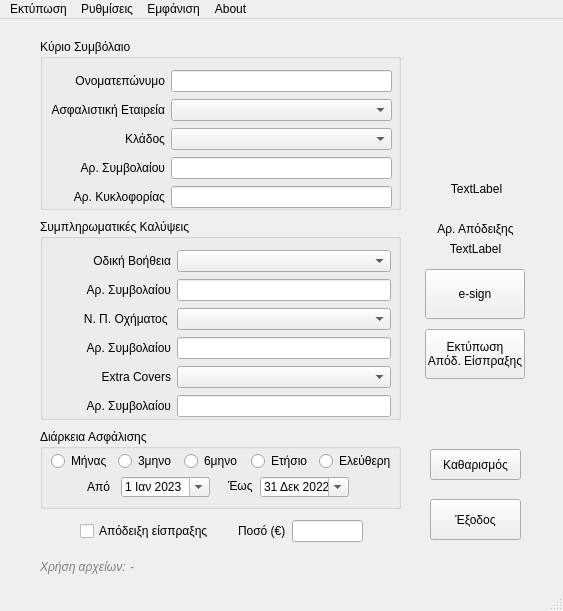
<?xml version="1.0" encoding="UTF-8"?>
<ui version="4.0">
 <class>MainWindow</class>
 <widget class="QMainWindow" name="MainWindow">
  <property name="geometry">
   <rect>
    <x>0</x>
    <y>0</y>
    <width>563</width>
    <height>611</height>
   </rect>
  </property>
  <property name="sizePolicy">
   <sizepolicy hsizetype="Fixed" vsizetype="Fixed">
    <horstretch>0</horstretch>
    <verstretch>0</verstretch>
   </sizepolicy>
  </property>
  <property name="windowTitle">
   <string>DOMINO Insurance - Απόδειξη Παραλαβής Ασφαλιστηρίου</string>
  </property>
  <property name="locale">
   <locale language="Greek" country="Greece"/>
  </property>
  <widget class="QWidget" name="centralwidget">
   <property name="sizePolicy">
    <sizepolicy hsizetype="Fixed" vsizetype="Fixed">
     <horstretch>0</horstretch>
     <verstretch>0</verstretch>
    </sizepolicy>
   </property>
   <widget class="QGroupBox" name="groupBox">
    <property name="geometry">
     <rect>
      <x>40</x>
      <y>200</y>
      <width>361</width>
      <height>201</height>
     </rect>
    </property>
    <property name="acceptDrops">
     <bool>true</bool>
    </property>
    <property name="title">
     <string>Συμπληρωματικές Καλύψεις</string>
    </property>
    <widget class="QWidget" name="layoutWidget">
     <property name="geometry">
      <rect>
       <x>30</x>
       <y>30</y>
       <width>321</width>
       <height>170</height>
      </rect>
     </property>
     <layout class="QGridLayout" name="gridLayout_2">
      <item row="0" column="0">
       <widget class="QLabel" name="label_5">
        <property name="text">
         <string>Οδική Βοήθεια</string>
        </property>
        <property name="alignment">
         <set>Qt::AlignmentFlag::AlignRight|Qt::AlignmentFlag::AlignTrailing|Qt::AlignmentFlag::AlignVCenter</set>
        </property>
       </widget>
      </item>
      <item row="0" column="1">
       <widget class="QComboBox" name="cmb_insurance_ra">
        <property name="editable">
         <bool>false</bool>
        </property>
       </widget>
      </item>
      <item row="1" column="0">
       <widget class="QLabel" name="label_6">
        <property name="text">
         <string>     Αρ. Συμβολαίου</string>
        </property>
        <property name="alignment">
         <set>Qt::AlignmentFlag::AlignRight|Qt::AlignmentFlag::AlignTrailing|Qt::AlignmentFlag::AlignVCenter</set>
        </property>
       </widget>
      </item>
      <item row="1" column="1">
       <widget class="QLineEdit" name="lineedit_ra_policy"/>
      </item>
      <item row="2" column="0">
       <widget class="QLabel" name="label_7">
        <property name="text">
         <string>Ν. Π. Οχήματος </string>
        </property>
        <property name="alignment">
         <set>Qt::AlignmentFlag::AlignRight|Qt::AlignmentFlag::AlignTrailing|Qt::AlignmentFlag::AlignVCenter</set>
        </property>
       </widget>
      </item>
      <item row="2" column="1">
       <widget class="QComboBox" name="cmb_insurance_legal">
        <property name="editable">
         <bool>false</bool>
        </property>
       </widget>
      </item>
      <item row="3" column="0">
       <widget class="QLabel" name="label_8">
        <property name="text">
         <string>Αρ. Συμβολαίου</string>
        </property>
        <property name="alignment">
         <set>Qt::AlignmentFlag::AlignRight|Qt::AlignmentFlag::AlignTrailing|Qt::AlignmentFlag::AlignVCenter</set>
        </property>
       </widget>
      </item>
      <item row="3" column="1">
       <widget class="QLineEdit" name="lineedit_legal_policy"/>
      </item>
      <item row="4" column="0">
       <widget class="QLabel" name="label_13">
        <property name="text">
         <string>Extra Covers</string>
        </property>
        <property name="alignment">
         <set>Qt::AlignmentFlag::AlignRight|Qt::AlignmentFlag::AlignTrailing|Qt::AlignmentFlag::AlignVCenter</set>
        </property>
       </widget>
      </item>
      <item row="4" column="1">
       <widget class="QComboBox" name="cmb_insurance_extra_covers"/>
      </item>
      <item row="5" column="0">
       <widget class="QLabel" name="label_14">
        <property name="text">
         <string>Αρ. Συμβολαίου</string>
        </property>
        <property name="alignment">
         <set>Qt::AlignmentFlag::AlignRight|Qt::AlignmentFlag::AlignTrailing|Qt::AlignmentFlag::AlignVCenter</set>
        </property>
       </widget>
      </item>
      <item row="5" column="1">
       <widget class="QLineEdit" name="lineedit_extra_covers_policy"/>
      </item>
     </layout>
    </widget>
   </widget>
   <widget class="QGroupBox" name="groupBox_2">
    <property name="geometry">
     <rect>
      <x>40</x>
      <y>410</y>
      <width>361</width>
      <height>80</height>
     </rect>
    </property>
    <property name="title">
     <string>Διάρκεια Ασφάλισης</string>
    </property>
    <widget class="QWidget" name="layoutWidget">
     <property name="geometry">
      <rect>
       <x>11</x>
       <y>21</y>
       <width>345</width>
       <height>22</height>
      </rect>
     </property>
     <layout class="QHBoxLayout" name="horizontalLayout">
      <item>
       <widget class="QRadioButton" name="radio1">
        <property name="text">
         <string>Μήνας</string>
        </property>
        <attribute name="buttonGroup">
         <string notr="true">button_grp_length</string>
        </attribute>
       </widget>
      </item>
      <item>
       <widget class="QRadioButton" name="radio3">
        <property name="text">
         <string>3μηνο</string>
        </property>
        <attribute name="buttonGroup">
         <string notr="true">button_grp_length</string>
        </attribute>
       </widget>
      </item>
      <item>
       <widget class="QRadioButton" name="radio6">
        <property name="text">
         <string>6μηνο</string>
        </property>
        <property name="checked">
         <bool>false</bool>
        </property>
        <property name="autoExclusive">
         <bool>true</bool>
        </property>
        <attribute name="buttonGroup">
         <string notr="true">button_grp_length</string>
        </attribute>
       </widget>
      </item>
      <item>
       <widget class="QRadioButton" name="radio12">
        <property name="text">
         <string>Ετήσιο</string>
        </property>
        <attribute name="buttonGroup">
         <string notr="true">button_grp_length</string>
        </attribute>
       </widget>
      </item>
      <item>
       <widget class="QRadioButton" name="radio_free">
        <property name="text">
         <string>Ελεύθερη</string>
        </property>
        <attribute name="buttonGroup">
         <string notr="true">button_grp_length</string>
        </attribute>
       </widget>
      </item>
     </layout>
    </widget>
    <widget class="QDateEdit" name="date_start">
     <property name="geometry">
      <rect>
       <x>81</x>
       <y>48</y>
       <width>89</width>
       <height>20</height>
      </rect>
     </property>
     <property name="sizePolicy">
      <sizepolicy hsizetype="Fixed" vsizetype="Fixed">
       <horstretch>0</horstretch>
       <verstretch>0</verstretch>
      </sizepolicy>
     </property>
     <property name="buttonSymbols">
      <enum>QAbstractSpinBox::ButtonSymbols::NoButtons</enum>
     </property>
     <property name="accelerated">
      <bool>true</bool>
     </property>
     <property name="minimumDate">
      <date>
       <year>2023</year>
       <month>1</month>
       <day>1</day>
      </date>
     </property>
     <property name="calendarPopup">
      <bool>true</bool>
     </property>
    </widget>
    <widget class="QDateEdit" name="date_end">
     <property name="geometry">
      <rect>
       <x>220</x>
       <y>48</y>
       <width>89</width>
       <height>20</height>
      </rect>
     </property>
     <property name="sizePolicy">
      <sizepolicy hsizetype="Fixed" vsizetype="Fixed">
       <horstretch>0</horstretch>
       <verstretch>0</verstretch>
      </sizepolicy>
     </property>
     <property name="frame">
      <bool>true</bool>
     </property>
     <property name="buttonSymbols">
      <enum>QAbstractSpinBox::ButtonSymbols::NoButtons</enum>
     </property>
     <property name="accelerated">
      <bool>true</bool>
     </property>
     <property name="minimumDateTime">
      <datetime>
       <hour>20</hour>
       <minute>0</minute>
       <second>0</second>
       <year>2022</year>
       <month>12</month>
       <day>31</day>
      </datetime>
     </property>
     <property name="calendarPopup">
      <bool>true</bool>
     </property>
    </widget>
    <widget class="QLabel" name="label_10">
     <property name="geometry">
      <rect>
       <x>188</x>
       <y>49</y>
       <width>33</width>
       <height>16</height>
      </rect>
     </property>
     <property name="text">
      <string>Έως</string>
     </property>
    </widget>
    <widget class="QLabel" name="label_9">
     <property name="geometry">
      <rect>
       <x>47</x>
       <y>50</y>
       <width>25</width>
       <height>16</height>
      </rect>
     </property>
     <property name="text">
      <string>Από</string>
     </property>
    </widget>
   </widget>
   <widget class="QGroupBox" name="groupBox_3">
    <property name="geometry">
     <rect>
      <x>40</x>
      <y>20</y>
      <width>361</width>
      <height>171</height>
     </rect>
    </property>
    <property name="acceptDrops">
     <bool>true</bool>
    </property>
    <property name="title">
     <string>Κύριο Συμβόλαιο</string>
    </property>
    <widget class="QWidget" name="layoutWidget">
     <property name="geometry">
      <rect>
       <x>11</x>
       <y>30</y>
       <width>341</width>
       <height>140</height>
      </rect>
     </property>
     <layout class="QGridLayout" name="gridLayout">
      <item row="2" column="0">
       <widget class="QLabel" name="label_3">
        <property name="text">
         <string>Κλάδος</string>
        </property>
        <property name="alignment">
         <set>Qt::AlignmentFlag::AlignRight|Qt::AlignmentFlag::AlignTrailing|Qt::AlignmentFlag::AlignVCenter</set>
        </property>
       </widget>
      </item>
      <item row="0" column="0">
       <widget class="QLabel" name="label">
        <property name="text">
         <string>Ονοματεπώνυμο</string>
        </property>
        <property name="alignment">
         <set>Qt::AlignmentFlag::AlignRight|Qt::AlignmentFlag::AlignTrailing|Qt::AlignmentFlag::AlignVCenter</set>
        </property>
       </widget>
      </item>
      <item row="3" column="1">
       <widget class="QLineEdit" name="lineedit_policy"/>
      </item>
      <item row="1" column="1">
       <widget class="QComboBox" name="cmb_insurance_company">
        <property name="editable">
         <bool>false</bool>
        </property>
       </widget>
      </item>
      <item row="0" column="1">
       <widget class="QLineEdit" name="lineedit_customer">
        <property name="inputMask">
         <string/>
        </property>
       </widget>
      </item>
      <item row="4" column="0">
       <widget class="QLabel" name="label_16">
        <property name="text">
         <string>Αρ. Κυκλοφορίας</string>
        </property>
        <property name="alignment">
         <set>Qt::AlignmentFlag::AlignRight|Qt::AlignmentFlag::AlignTrailing|Qt::AlignmentFlag::AlignVCenter</set>
        </property>
       </widget>
      </item>
      <item row="4" column="1">
       <widget class="QLineEdit" name="lineedit_plate"/>
      </item>
      <item row="2" column="1">
       <widget class="QComboBox" name="cmb_insurance_type"/>
      </item>
      <item row="1" column="0">
       <widget class="QLabel" name="label_2">
        <property name="enabled">
         <bool>true</bool>
        </property>
        <property name="text">
         <string>Ασφαλιστική Εταιρεία</string>
        </property>
        <property name="alignment">
         <set>Qt::AlignmentFlag::AlignRight|Qt::AlignmentFlag::AlignTrailing|Qt::AlignmentFlag::AlignVCenter</set>
        </property>
       </widget>
      </item>
      <item row="3" column="0">
       <widget class="QLabel" name="label_4">
        <property name="text">
         <string>    Αρ. Συμβολαίου</string>
        </property>
        <property name="alignment">
         <set>Qt::AlignmentFlag::AlignRight|Qt::AlignmentFlag::AlignTrailing|Qt::AlignmentFlag::AlignVCenter</set>
        </property>
       </widget>
      </item>
     </layout>
    </widget>
   </widget>
   <widget class="QLabel" name="label_11">
    <property name="geometry">
     <rect>
      <x>420</x>
      <y>40</y>
      <width>111</width>
      <height>111</height>
     </rect>
    </property>
    <property name="text">
     <string/>
    </property>
    <property name="pixmap">
     <pixmap>resource/domino_logo.png</pixmap>
    </property>
    <property name="scaledContents">
     <bool>true</bool>
    </property>
   </widget>
   <widget class="QLabel" name="label_12">
    <property name="geometry">
     <rect>
      <x>430</x>
      <y>200</y>
      <width>91</width>
      <height>20</height>
     </rect>
    </property>
    <property name="text">
     <string>Αρ. Απόδειξης</string>
    </property>
    <property name="alignment">
     <set>Qt::AlignmentFlag::AlignCenter</set>
    </property>
   </widget>
   <widget class="QLabel" name="lbl_date">
    <property name="geometry">
     <rect>
      <x>426</x>
      <y>160</y>
      <width>101</width>
      <height>20</height>
     </rect>
    </property>
    <property name="text">
     <string>TextLabel</string>
    </property>
    <property name="alignment">
     <set>Qt::AlignmentFlag::AlignCenter</set>
    </property>
   </widget>
   <widget class="QLabel" name="lbl_receipt_number">
    <property name="geometry">
     <rect>
      <x>430</x>
      <y>220</y>
      <width>91</width>
      <height>20</height>
     </rect>
    </property>
    <property name="sizePolicy">
     <sizepolicy hsizetype="Expanding" vsizetype="Preferred">
      <horstretch>0</horstretch>
      <verstretch>0</verstretch>
     </sizepolicy>
    </property>
    <property name="text">
     <string>TextLabel</string>
    </property>
    <property name="alignment">
     <set>Qt::AlignmentFlag::AlignCenter</set>
    </property>
   </widget>
   <widget class="QPushButton" name="btn_print">
    <property name="geometry">
     <rect>
      <x>425</x>
      <y>310</y>
      <width>100</width>
      <height>50</height>
     </rect>
    </property>
    <property name="text">
     <string>Εκτύπωση
Απόδ. Είσπραξης</string>
    </property>
   </widget>
   <widget class="QPushButton" name="btn_exit">
    <property name="geometry">
     <rect>
      <x>430</x>
      <y>480</y>
      <width>91</width>
      <height>41</height>
     </rect>
    </property>
    <property name="text">
     <string>Έξοδος</string>
    </property>
   </widget>
   <widget class="QPushButton" name="btn_reset">
    <property name="geometry">
     <rect>
      <x>430</x>
      <y>430</y>
      <width>91</width>
      <height>31</height>
     </rect>
    </property>
    <property name="text">
     <string>Καθαρισμός</string>
    </property>
   </widget>
   <widget class="QWidget" name="layoutWidget">
    <property name="geometry">
     <rect>
      <x>80</x>
      <y>500</y>
      <width>283</width>
      <height>24</height>
     </rect>
    </property>
    <layout class="QHBoxLayout" name="horizontalLayout_3">
     <item>
      <widget class="QCheckBox" name="chk_money_receipt">
       <property name="text">
        <string>Απόδειξη είσπραξης</string>
       </property>
      </widget>
     </item>
     <item>
      <spacer name="horizontalSpacer_2">
       <property name="orientation">
        <enum>Qt::Orientation::Horizontal</enum>
       </property>
       <property name="sizeType">
        <enum>QSizePolicy::Policy::Minimum</enum>
       </property>
       <property name="sizeHint" stdset="0">
        <size>
         <width>18</width>
         <height>20</height>
        </size>
       </property>
      </spacer>
     </item>
     <item>
      <widget class="QLabel" name="label_15">
       <property name="text">
        <string>Ποσό (€)</string>
       </property>
      </widget>
     </item>
     <item>
      <widget class="QLineEdit" name="lineedit_amount">
       <property name="locale">
        <locale language="Greek" country="Greece"/>
       </property>
       <property name="inputMask">
        <string/>
       </property>
       <property name="alignment">
        <set>Qt::AlignmentFlag::AlignRight|Qt::AlignmentFlag::AlignTrailing|Qt::AlignmentFlag::AlignVCenter</set>
       </property>
      </widget>
     </item>
    </layout>
   </widget>
   <widget class="QPushButton" name="btn_e_sign">
    <property name="geometry">
     <rect>
      <x>425</x>
      <y>250</y>
      <width>100</width>
      <height>50</height>
     </rect>
    </property>
    <property name="text">
     <string>e-sign</string>
    </property>
   </widget>
   <widget class="QLabel" name="label_17">
    <property name="geometry">
     <rect>
      <x>40</x>
      <y>540</y>
      <width>91</width>
      <height>16</height>
     </rect>
    </property>
    <property name="palette">
     <palette>
      <active>
       <colorrole role="WindowText">
        <brush brushstyle="SolidPattern">
         <color alpha="228">
          <red>115</red>
          <green>115</green>
          <blue>115</blue>
         </color>
        </brush>
       </colorrole>
       <colorrole role="Text">
        <brush brushstyle="SolidPattern">
         <color alpha="228">
          <red>0</red>
          <green>0</green>
          <blue>0</blue>
         </color>
        </brush>
       </colorrole>
      </active>
      <inactive>
       <colorrole role="WindowText">
        <brush brushstyle="SolidPattern">
         <color alpha="228">
          <red>115</red>
          <green>115</green>
          <blue>115</blue>
         </color>
        </brush>
       </colorrole>
       <colorrole role="Text">
        <brush brushstyle="SolidPattern">
         <color alpha="228">
          <red>0</red>
          <green>0</green>
          <blue>0</blue>
         </color>
        </brush>
       </colorrole>
      </inactive>
      <disabled/>
     </palette>
    </property>
    <property name="font">
     <font>
      <italic>true</italic>
     </font>
    </property>
    <property name="text">
     <string>Χρήση αρχείων:</string>
    </property>
   </widget>
   <widget class="QLabel" name="lbl_files_used">
    <property name="geometry">
     <rect>
      <x>130</x>
      <y>540</y>
      <width>391</width>
      <height>16</height>
     </rect>
    </property>
    <property name="palette">
     <palette>
      <active>
       <colorrole role="WindowText">
        <brush brushstyle="SolidPattern">
         <color alpha="228">
          <red>115</red>
          <green>115</green>
          <blue>115</blue>
         </color>
        </brush>
       </colorrole>
       <colorrole role="Text">
        <brush brushstyle="SolidPattern">
         <color alpha="228">
          <red>0</red>
          <green>0</green>
          <blue>0</blue>
         </color>
        </brush>
       </colorrole>
      </active>
      <inactive>
       <colorrole role="WindowText">
        <brush brushstyle="SolidPattern">
         <color alpha="228">
          <red>115</red>
          <green>115</green>
          <blue>115</blue>
         </color>
        </brush>
       </colorrole>
       <colorrole role="Text">
        <brush brushstyle="SolidPattern">
         <color alpha="228">
          <red>0</red>
          <green>0</green>
          <blue>0</blue>
         </color>
        </brush>
       </colorrole>
      </inactive>
      <disabled/>
     </palette>
    </property>
    <property name="font">
     <font>
      <italic>true</italic>
     </font>
    </property>
    <property name="text">
     <string>-</string>
    </property>
   </widget>
  </widget>
  <widget class="QMenuBar" name="menubar">
   <property name="geometry">
    <rect>
     <x>0</x>
     <y>0</y>
     <width>563</width>
     <height>33</height>
    </rect>
   </property>
   <widget class="QMenu" name="menu">
    <property name="title">
     <string>Εκτύπωση</string>
    </property>
    <addaction name="action_tray1"/>
    <addaction name="separator"/>
    <addaction name="action_quick_receipt"/>
   </widget>
   <widget class="QMenu" name="menu_view">
    <property name="title">
     <string>Εμφάνιση</string>
    </property>
    <addaction name="action_follow_windows"/>
   </widget>
   <widget class="QMenu" name="menuAbout">
    <property name="title">
     <string>About</string>
    </property>
    <addaction name="action_version"/>
   </widget>
   <widget class="QMenu" name="menu_2">
    <property name="title">
     <string>Ρυθμίσεις</string>
    </property>
    <addaction name="action_json"/>
    <addaction name="actionOCR_Templates"/>
   </widget>
   <addaction name="menu"/>
   <addaction name="menu_2"/>
   <addaction name="menu_view"/>
   <addaction name="menuAbout"/>
  </widget>
  <widget class="QStatusBar" name="statusbar"/>
  <action name="action_tray1">
   <property name="checkable">
    <bool>true</bool>
   </property>
   <property name="text">
    <string>Χρήση Tray 1</string>
   </property>
   <property name="toolTip">
    <string>Χρήση μόνο του Tray 1</string>
   </property>
  </action>
  <action name="action_quick_receipt">
   <property name="text">
    <string>Εκτύπωση Εγγράφων</string>
   </property>
   <property name="toolTip">
    <string>Εκτύπωση απόδειξης παραλαβής και είσπραξης</string>
   </property>
  </action>
  <action name="action_follow_windows">
   <property name="checkable">
    <bool>true</bool>
   </property>
   <property name="text">
    <string>Σύμφωνα με Windows</string>
   </property>
   <property name="toolTip">
    <string>Αυτόματη εναλλαγή φωτεινού/σκοτεινού θέματος σύμφωνα με τα Windows</string>
   </property>
  </action>
  <action name="action_version">
   <property name="text">
    <string>Version</string>
   </property>
  </action>
  <action name="actionOCR_Templates">
   <property name="text">
    <string>Διαδρομή φακέλου templates</string>
   </property>
  </action>
  <action name="action_json">
   <property name="text">
    <string>Διαδρομή αρχείου json</string>
   </property>
  </action>
 </widget>
 <tabstops>
  <tabstop>lineedit_customer</tabstop>
  <tabstop>cmb_insurance_company</tabstop>
  <tabstop>cmb_insurance_type</tabstop>
  <tabstop>lineedit_policy</tabstop>
  <tabstop>lineedit_plate</tabstop>
  <tabstop>cmb_insurance_ra</tabstop>
  <tabstop>lineedit_ra_policy</tabstop>
  <tabstop>cmb_insurance_legal</tabstop>
  <tabstop>lineedit_legal_policy</tabstop>
  <tabstop>cmb_insurance_extra_covers</tabstop>
  <tabstop>lineedit_extra_covers_policy</tabstop>
  <tabstop>radio1</tabstop>
  <tabstop>radio3</tabstop>
  <tabstop>radio6</tabstop>
  <tabstop>radio12</tabstop>
  <tabstop>radio_free</tabstop>
  <tabstop>date_start</tabstop>
  <tabstop>date_end</tabstop>
  <tabstop>chk_money_receipt</tabstop>
  <tabstop>lineedit_amount</tabstop>
  <tabstop>btn_print</tabstop>
  <tabstop>btn_e_sign</tabstop>
  <tabstop>btn_reset</tabstop>
  <tabstop>btn_exit</tabstop>
 </tabstops>
 <resources>
  <include location="resource/resources.qrc"/>
 </resources>
 <connections/>
 <buttongroups>
  <buttongroup name="button_grp_length">
   <property name="exclusive">
    <bool>true</bool>
   </property>
  </buttongroup>
 </buttongroups>
</ui>
